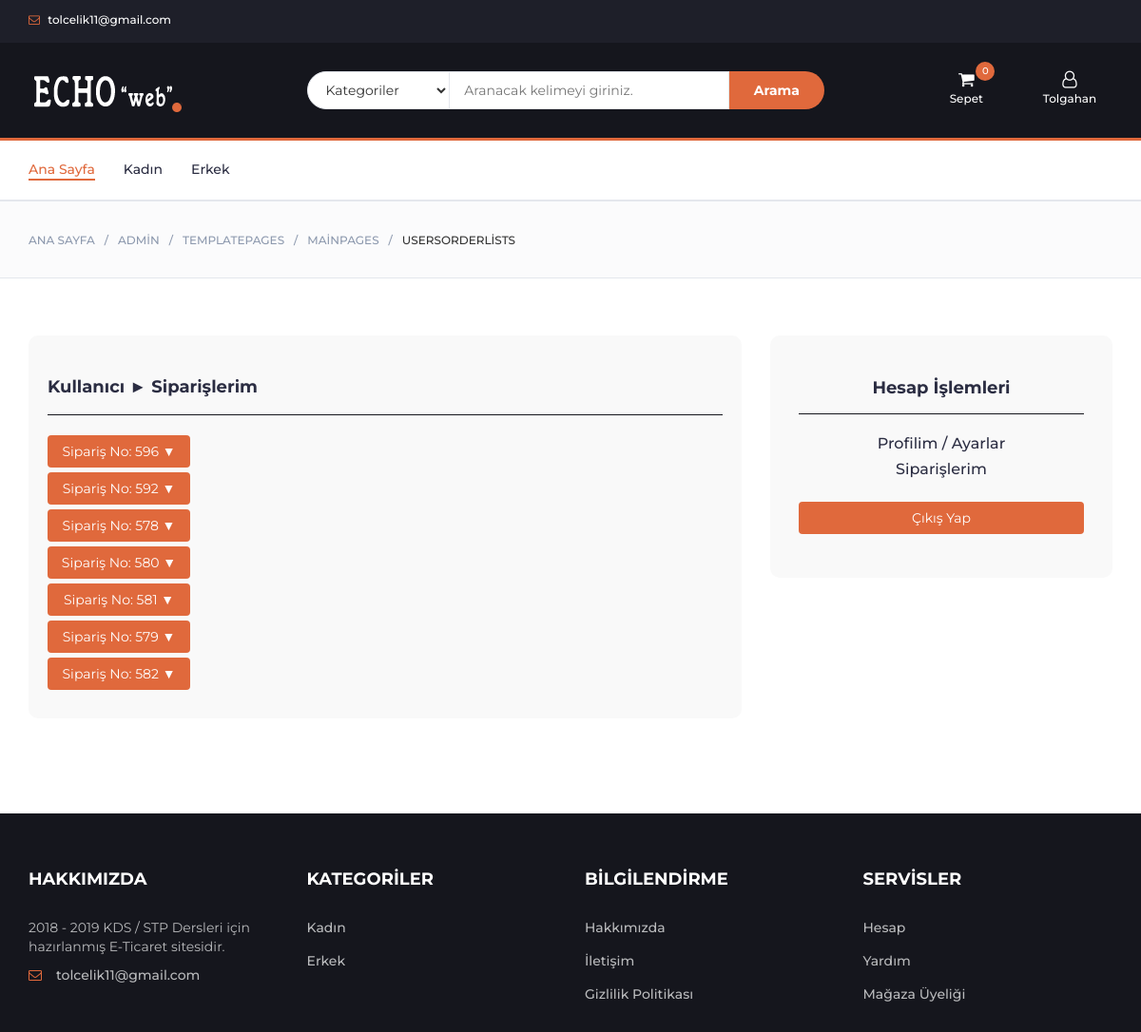
Screenshot of /templatePages/mainPages/usersOrderLists.php (signed in) with the database file from the repository.
### tables this page shows
CREATE TABLE IF NOT EXISTS `orders` (
  `o_id` int(11) NOT NULL AUTO_INCREMENT,
  `u_id` int(11) NOT NULL,
  `sc_id` int(11) NOT NULL,
  `o_total_price` double(9,2) DEFAULT NULL,
  `o_time` timestamp NOT NULL DEFAULT CURRENT_TIMESTAMP,
  PRIMARY KEY (`o_id`),
  KEY `u_id` (`u_id`),
  KEY `sc_id` (`sc_id`)
);

### templatePages/mainPages/usersOrderLists.php (the view, shortened to what this page needs)
<?php require("mainDesignTop.php"); ?>
<?php include("../.././controlPages/breadCrumpTree.php"); ?>
<?php include("usersPageTop.php") ?>
<?php
if(isset($_SESSION["user_email"])) {
  require("../.././controlPages/connection.php");
  $dbOrderList = mysqli_query($connect_db,
  "SELECT o_id, o_time
  FROM orders
  LEFT JOIN users
  ON orders.u_id = users.u_id
  WHERE users.u_email = '".$_SESSION["user_email"]."'
  ORDER BY o_time DESC
  ");
}
 ?>
<h4 class="userspage-title">Kullanıcı ► Siparişlerim<h4>
  <hr class="userspage-hr">
<?php
  while($row=mysqli_fetch_assoc($dbOrderList)) {
    echo '
    <form id="orderListForm-'.$row["o_id"].'" method="POST">
      <div class="orderListButton">
        <span onclick = "viewOrder(this);" id="listButton" class="btn btn-outline-success my-2 my-sm-0" type="button" value="'.$row["o_id"].'">
          Sipariş No: '.$row["o_id"].' ▼
        </span>
      </div>
    </form>
      <div id="orderContent-'.$row["o_id"].'" class="orderContent"></div>
    ';
  }
 ?>
<?php include("usersPageBottom.php") ?>
<?php require("mainDesignBottom.php"); ?>

### settingsPages/css/style.css (style rules this page uses)
body { font-family: 'Montserrat', sans-serif; font-weight: 400; color: #333; }
h1, h2, h3, h4, h5, h6 { color: #2B2D42; font-weight: 700; margin: 0 0 10px; }
.userspage-title { margin-top: 25px; margin-bottom: 5px; }
.userspage-hr { display: block; height: 1px; border: 0; border-top: 1px solid #15161d; margin: 1em 0; padding: 0; }
.orderListButton { margin-top: 5px; margin-bottom: 5px; }
#listButton { background-color: #E0693C; color: #FFF; width: 150px; }

### rows the page displays
orders: o_id "596"
orders: o_id "592"
orders: o_id "578"
orders: o_id "580"
orders: o_id "581"
orders: o_id "579"
orders: o_id "582"

### other values shown
$_SESSION['user_email'] "tolcelik11@gmail.com"
$_SESSION['user_name'] "Tolgahan"
$pagenameExp[3] "ADMIN"
$pagenameExp[4] "TEMPLATEPAGES"
$pagenameExp[5] "MAINPAGES"
